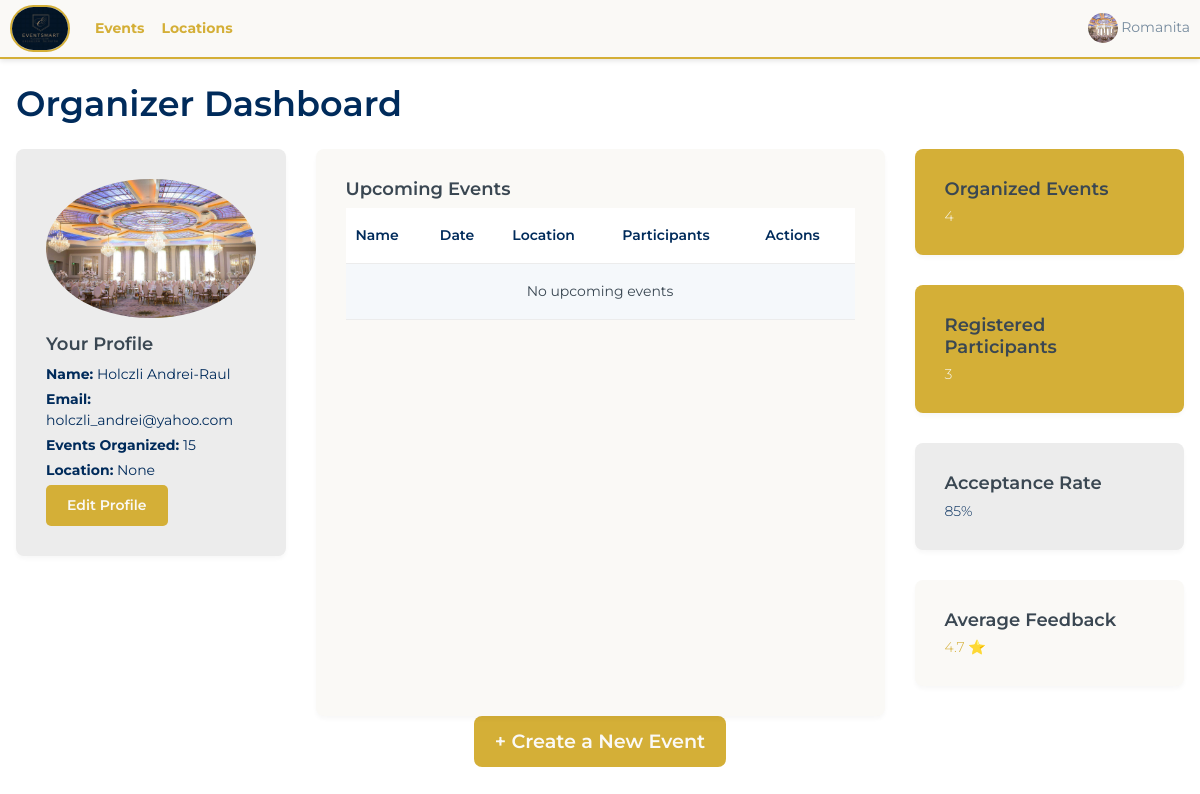
Before: /home-organizer/ (signed in) with the older database file.
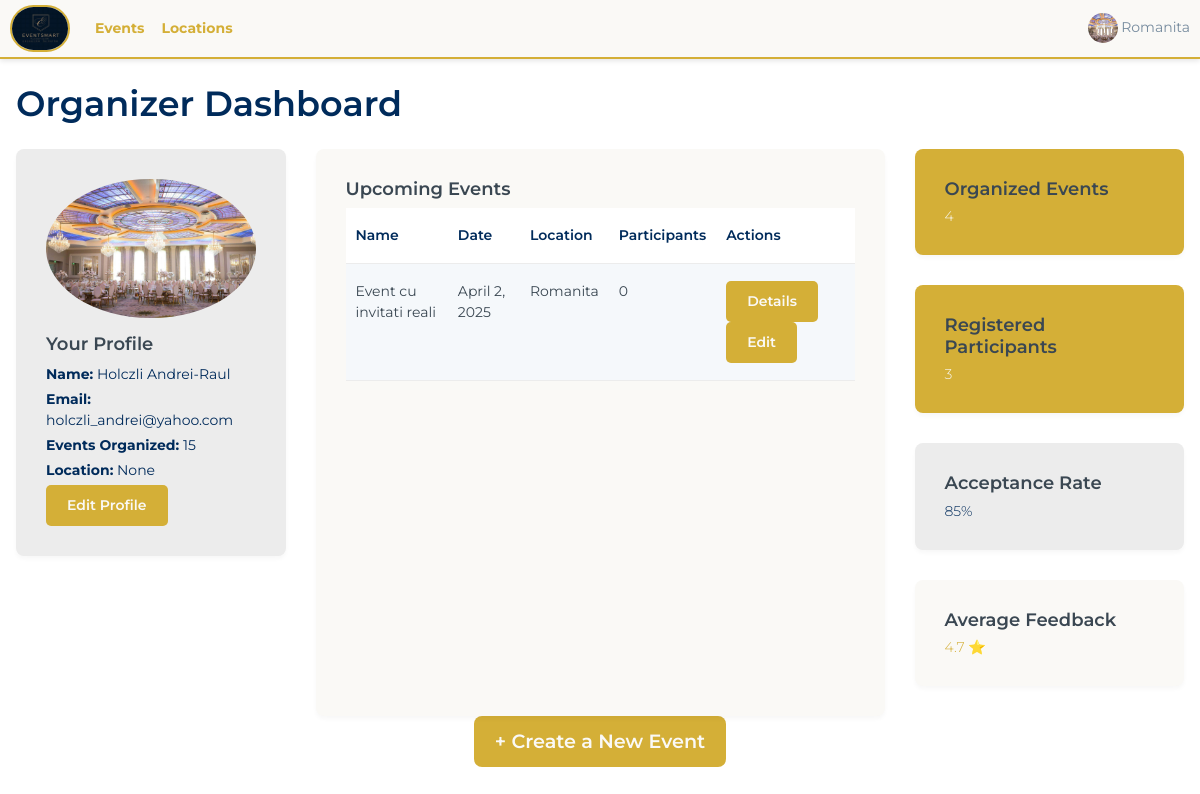
After: the same page with the newer database file.
### base/models.py (models this page shows, shortened)
class Event(models.Model):
    location = models.ForeignKey(Location, on_delete=models.SET_NULL, null=True, blank=True)
    event_name = models.CharField(max_length=100)
    event_date = models.DateField()
    event_time = models.TimeField()
    event_description = models.TextField(null=True, blank=True)
    created_at = models.DateTimeField(auto_now_add=True)
    guests = models.ManyToManyField(Guests, related_name='events', blank=True)
    completed = models.BooleanField(default=False)
    types = models.ManyToManyField(Type, blank=True)
    cost = models.DecimalField(max_digits=10, decimal_places=2, default=3000)
    updated_at = models.DateTimeField(auto_now=True)
    is_canceled = models.BooleanField(default=False)
    organized_by = models.ForeignKey(
        User,
        on_delete=models.CASCADE,
        related_name="organized_events",
        blank=True,
        null=True
    )

class Location(models.Model):
    owner = models.ForeignKey(User, on_delete=models.SET_NULL, null=True)
    name = models.CharField(max_length=100)
    description = models.TextField(null=True, blank=True)
    gallery = models.ImageField(upload_to='images/', null=True, blank=True)
    location = models.TextField(max_length=30)
    types = models.ManyToManyField(Type, blank=True)
    seats_numbers = models.IntegerField(null=True, blank=True)
    created_at = models.DateTimeField(auto_now_add=True)
    cost = models.DecimalField(max_digits=12, decimal_places=2,default=3000)
    number = models.CharField(max_length=20, default="+(40) 74 83 64 823")
    def __str__(self):
        return self.name

### base/views.py (the view)
@login_required
def home_organizer(request):
    events = Event.objects.all()
    upcoming_events = events.filter(event_date__gte=timezone.now())
    context = {
        'total_events': events.count(),
        'total_participants': sum(event.guests.count() for event in events),
        'acceptance_rate': 85,
        'average_feedback': 4.7,
        'upcoming_events': upcoming_events
    }
    return render(request, 'base/home-organizer.html', context)

### base/context_processors.py (called while the page is built)
def media_url(request):
    return {
        'MEDIA_URL': settings.MEDIA_URL
    }

### base/templates/base/home-organizer.html (shortened to what the changed rows need)
{% extends 'main.html' %}
{% block content %}
<div class="container-fluid mt-4 px-3">
    <h1 class="mb-4" style="color: #002B5B;">Organizer Dashboard</h1>
    <div class="row">
        <div class="col-md-6">
            <div class="card" style="background-color: #FAF9F6; color: #002B5B; border-radius: 8px; height: 100%;">
                <div class="card-body">
                    <table class="table table-striped" style="border-radius: 8px; border-color: #ECECEC;">
                        <thead>
                            <tr style="background-color: #ECECEC;">
                                <th style="color: #002B5B;">Name</th>
                                <th style="color: #002B5B;">Date</th>
                                <th style="color: #002B5B;">Location</th>
                                <th style="color: #002B5B;">Participants</th>
                                <th style="color: #002B5B;">Actions</th>
                            </tr>
                        </thead>
                        <tbody>
                            {% for event in upcoming_events %}
                            <tr>
                                <td>{{ event.event_name }}</td>
                                <td>{{ event.event_date }}</td>
                                <td>{{ event.location }}</td>
                                <td>{{ event.guests.count }}</td>
                                <td>
                                    <a href="{% url 'event_details' event.id %}" class="btn" style="background-color: #D4AF37; color: #FAF9F6; border-radius: 5px;">Details</a>
                                    <a href="{% url 'edit_event' event.id %}" class="btn" style="background-color: #D4AF37; color: #FAF9F6; border-radius: 5px;">Edit</a>
                                </td>
                            </tr>
                            {% empty %}
                            <tr>
                                <td colspan="5" class="text-center">No upcoming events</td>
                            </tr>
                            {% endfor %}
                        </tbody>
                    </table>
                </div>
            </div>
        </div>
    </div>
</div>
{% endblock %}

Changed rows visible on the page:
now on this page (row edited): Event: event_name "Event cu invitati reali", event_date "April 2, 2025", location "Romanita", guests.count "0"
Other visible differences:
text no longer shown: "No upcoming events"
